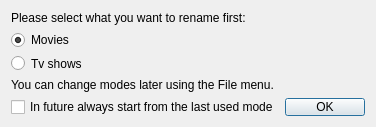
<?xml version="1.0" encoding="UTF-8"?>
<ui version="4.0">
 <class>Dialog</class>
 <widget class="QDialog" name="Dialog">
  <property name="geometry">
   <rect>
    <x>0</x>
    <y>0</y>
    <width>365</width>
    <height>127</height>
   </rect>
  </property>
  <property name="minimumSize">
   <size>
    <width>0</width>
    <height>127</height>
   </size>
  </property>
  <property name="maximumSize">
   <size>
    <width>16777215</width>
    <height>127</height>
   </size>
  </property>
  <property name="windowTitle">
   <string>Dialog</string>
  </property>
  <layout class="QVBoxLayout" name="verticalLayout">
   <item>
    <widget class="QLabel" name="label">
     <property name="text">
      <string>Please select what you want to rename first:</string>
     </property>
    </widget>
   </item>
   <item>
    <widget class="QRadioButton" name="movieRadio">
     <property name="text">
      <string>Movies</string>
     </property>
     <property name="checked">
      <bool>true</bool>
     </property>
    </widget>
   </item>
   <item>
    <widget class="QRadioButton" name="tvRadio">
     <property name="text">
      <string>Tv shows</string>
     </property>
    </widget>
   </item>
   <item>
    <widget class="QLabel" name="label_2">
     <property name="text">
      <string>You can change modes later using the File menu.</string>
     </property>
    </widget>
   </item>
   <item>
    <layout class="QHBoxLayout" name="horizontalLayout">
     <item>
      <widget class="QCheckBox" name="autoStartCheckBox">
       <property name="text">
        <string>In future always start from the last used mode</string>
       </property>
      </widget>
     </item>
     <item>
      <widget class="QDialogButtonBox" name="buttonBox">
       <property name="orientation">
        <enum>Qt::Horizontal</enum>
       </property>
       <property name="standardButtons">
        <set>QDialogButtonBox::Ok</set>
       </property>
      </widget>
     </item>
    </layout>
   </item>
  </layout>
 </widget>
 <resources/>
 <connections>
  <connection>
   <sender>buttonBox</sender>
   <signal>accepted()</signal>
   <receiver>Dialog</receiver>
   <slot>accept()</slot>
   <hints>
    <hint type="sourcelabel">
     <x>248</x>
     <y>254</y>
    </hint>
    <hint type="destinationlabel">
     <x>157</x>
     <y>274</y>
    </hint>
   </hints>
  </connection>
  <connection>
   <sender>buttonBox</sender>
   <signal>rejected()</signal>
   <receiver>Dialog</receiver>
   <slot>reject()</slot>
   <hints>
    <hint type="sourcelabel">
     <x>316</x>
     <y>260</y>
    </hint>
    <hint type="destinationlabel">
     <x>286</x>
     <y>274</y>
    </hint>
   </hints>
  </connection>
 </connections>
</ui>
